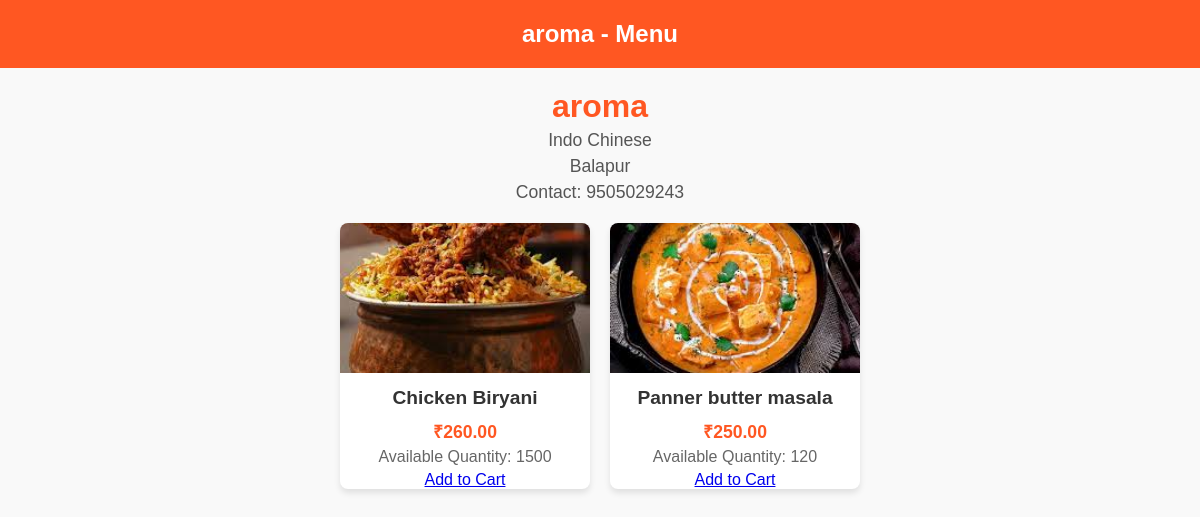
Screenshot of /restaurant/search-menu/?restaurant_id=5 with the database file from the repository.
### mealzoapp/models.py (models this page shows, shortened)
class Restaurant(models.Model):
    restaurant_name = models.CharField(max_length=100)
    email = models.EmailField(unique=True)
    password = models.CharField(max_length=100)
    contact_no = models.IntegerField()
    address = models.TextField()  # Single field for the entire address
    cuisine_type = models.CharField(max_length=100)
    opening_hours = models.CharField(max_length=100)
    pan_card = models.FileField(upload_to='static/images/pan_cards/', blank=True, null=True)  # File upload for PAN card
    restaurant_photo = models.ImageField(upload_to=restaurant_photo_upload_to, blank=True, null=True)  # Image upload for restaurant photo
    account_number = models.IntegerField()
    account_name = models.CharField(max_length=20)
    ifsc_code = models.CharField(max_length=11)
    branch = models.CharField(max_length=100)

class MenuItem(models.Model):
    restaurant = models.ForeignKey(Restaurant, on_delete=models.CASCADE, related_name='menu_items')
    name = models.CharField(max_length=100)
    image = models.ImageField(upload_to='static/images/menu_items/', blank=True, null=True)
    price = models.DecimalField(max_digits=5, decimal_places=2)
    quantity = models.IntegerField()
    raw_materials = models.TextField()  # Comma-separated list of raw materials

### mealzoapp/views.py (the view)
# urls.py: path('restaurant/search-menu/', views.search_menu, name='search_menu'),
def search_menu(request):
    restaurant_id = request.GET.get('restaurant_id')
    if restaurant_id:
        try:
            restaurant = Restaurant.objects.get(id=restaurant_id)
            menu_items = restaurant.menu_items.all()
        except Restaurant.DoesNotExist:
            restaurant = None
            menu_items = []
    else:
        restaurant = None
        menu_items = []
    context = {
        'restaurant': restaurant,
        'menu_items': menu_items,
    }
    return render(request, 'search_menu.html', context)

### templates/search_menu.html (shortened to what this page needs)
<!DOCTYPE html>
<html lang="en">
<head>
</head>
<body>
    <div class="header">
        {{ restaurant.restaurant_name }} - Menu
    </div>
    <div class="restaurant-details">
        <h1>{{ restaurant.restaurant_name }}</h1>
        <p>{{ restaurant.cuisine_type }}</p>
        <p>{{ restaurant.address }}</p>
        <p>Contact: {{ restaurant.contact_no }}</p>
    </div>
    <div class="menu-container">
        {% for item in menu_items %}
            <div class="menu-item">
                <img src="{{ item.image.url }}" alt="{{ item.name }}">
                <h3>{{ item.name }}</h3>
                <p class="price">₹{{ item.price }}</p>
                <p>Available Quantity: {{ item.quantity }}</p>
                <a href="{% url 'add_to_cart' item.id %}">Add to Cart</a>
            </div>
        {% endfor %}
    </div>
</body>
</html>

### templates/search_menu.html (style rules this page uses)
body { margin: 0; font-family: 'Arial', sans-serif; background-color: #f9f9f9; color: #333; }
.header { background-color: #ff5722; padding: 20px; color: white; text-align: center; font-size: 1.5em; font-weight: bold; }
.restaurant-details { text-align: center; margin: 20px 0; }
.restaurant-details h1 { margin: 0; font-size: 2em; color: #ff5722; }
.restaurant-details p { margin: 5px 0; font-size: 1.1em; color: #555; }
.menu-container { display: flex; flex-wrap: wrap; justify-content: center; gap: 20px; margin: 20px; }
.menu-item { background-color: white; border-radius: 8px; box-shadow: 0 4px 6px rgba(0, 0, 0, 0.1); width: 250px; text-align: center; overflow: hidden; transition: transform 0.3s ease, box-shadow 0.3s ease; }
.menu-item img { width: 100%; height: 150px; object-fit: cover; }
.menu-item h3 { margin: 10px 0; font-size: 1.2em; color: #333; }
.menu-item p { margin: 5px 0; font-size: 1em; color: #666; }
.menu-item .price { font-size: 1.1em; color: #ff5722; font-weight: bold; }

### rows the page displays
Restaurant: restaurant_name "aroma", cuisine_type "Indo Chinese", address "Balapur", contact_no "9505029243"
MenuItem: image (picture), name "Chicken Biryani", price "260.00", quantity "1500"
MenuItem: image (picture), name "Panner butter masala", price "250.00", quantity "120"
